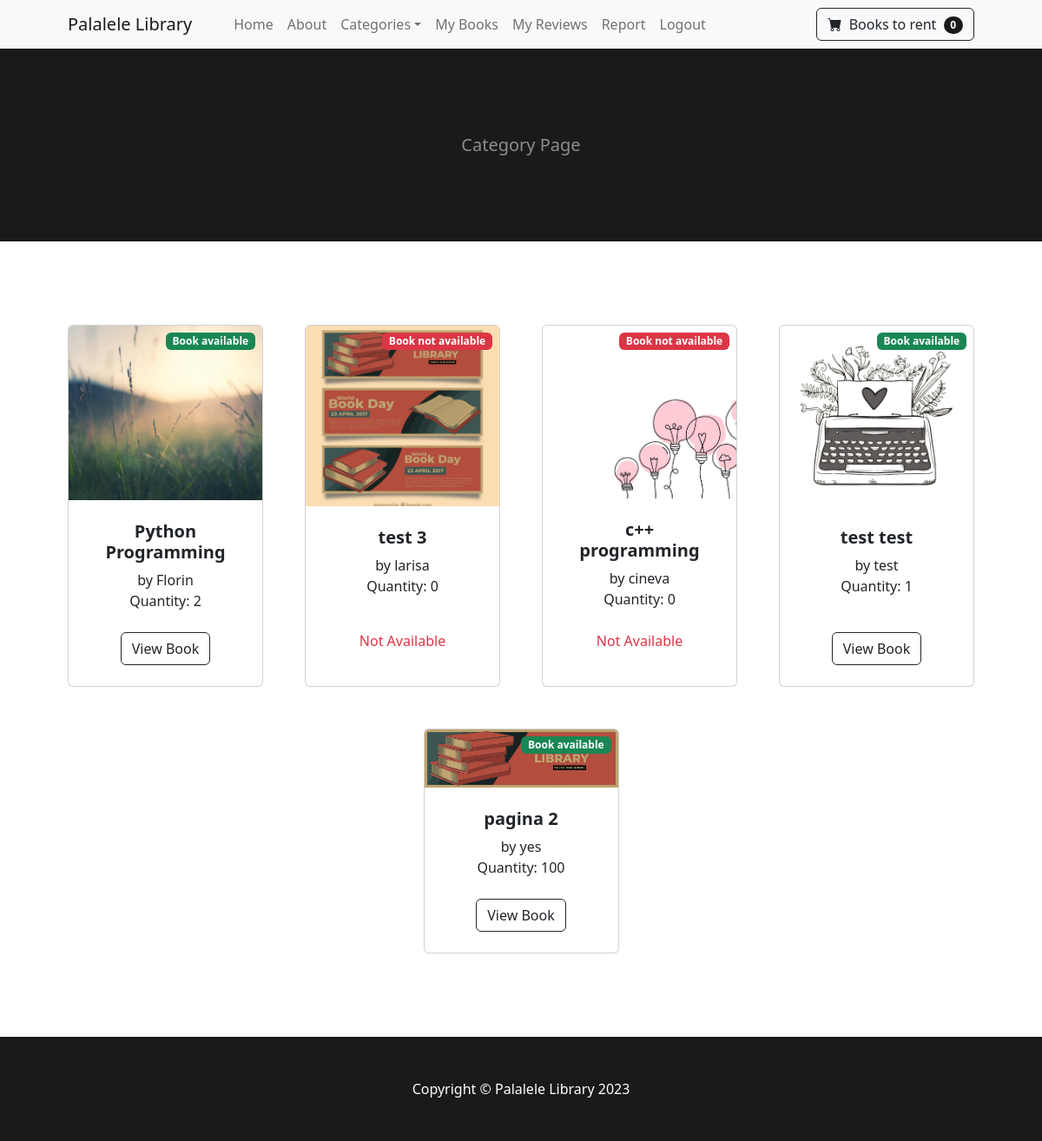
The page /category/test 1 (signed in) on the database as committed earlier.
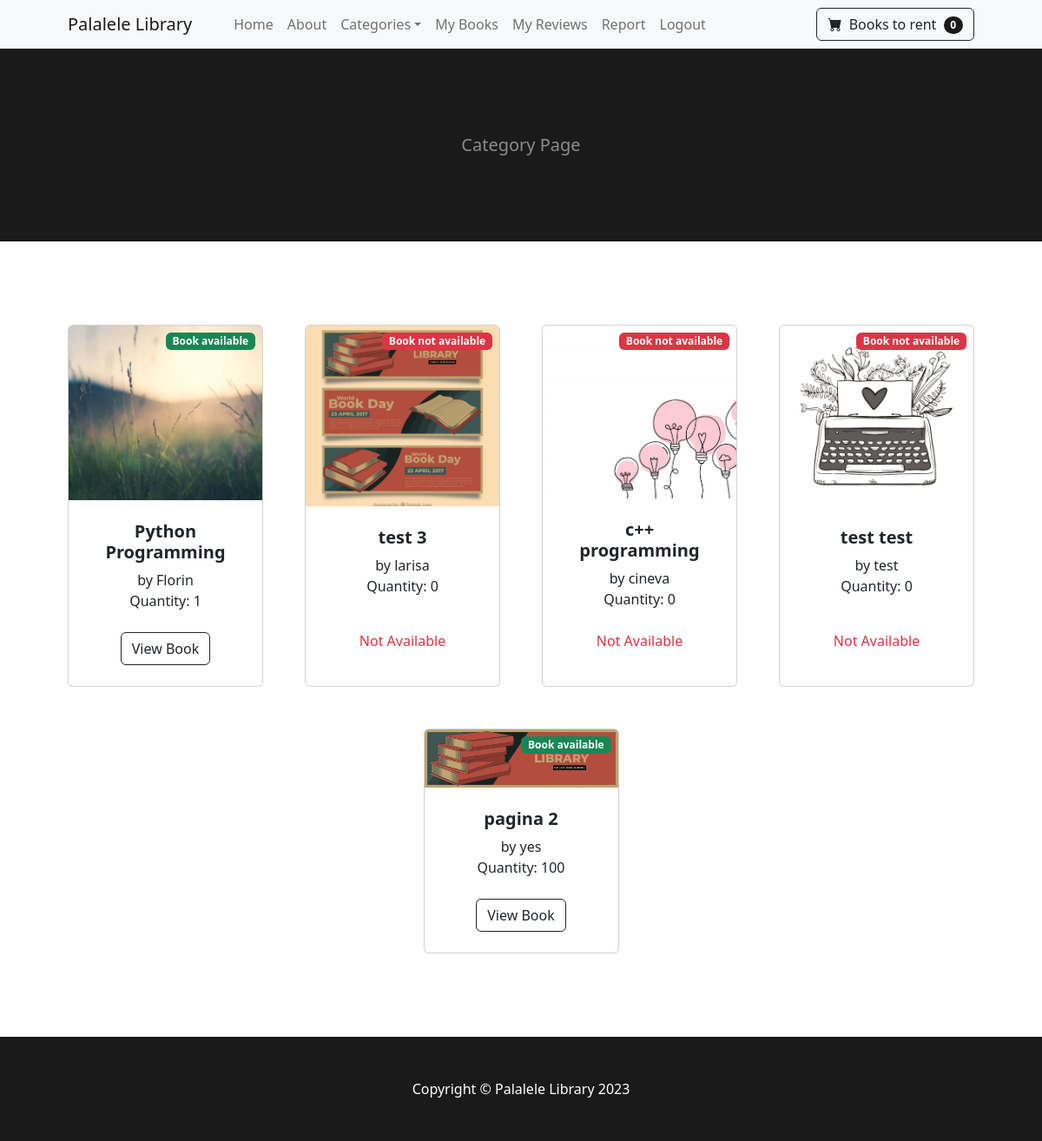
The same page on the database as committed later.
### library/models.py (models this page shows, shortened)
class Book(models.Model):
    title = models.CharField(max_length=100)
    author = models.CharField(max_length=100)
    description = models.TextField(blank=True, null=True)
    category = models.ForeignKey(Category, on_delete=models.CASCADE, blank=True, null=True)
    image = models.ImageField(upload_to='uploads/book/')
    quantity = models.PositiveIntegerField(default=1)

### library/views.py (the view)
# urls.py: path('category/<str:foo>', CategoryView.as_view(), name='category'),
class CategoryView(TemplateView):
    template_name = 'category.html'
    @method_decorator(login_required)
    def dispatch(self, *args, **kwargs):
        return super().dispatch(*args, **kwargs)
    def get(self, request, *args, **kwargs):
        category_name = kwargs.get('foo').replace('-', ' ')
        try:
            category = Category.objects.get(name=category_name)
            books = Book.objects.filter(category=category)
            return render(request, self.template_name, {'books': books})
        except Category.DoesNotExist:
            messages.error(request, 'That category does not exist')
            return redirect('home')

### cart/cart.py (called while the page is built)
    def __len__(self):
        return len(self.cart)

### cart/context_processors.py (called while the page is built)
def cart(request):
    return { 'cart': Cart(request) }

### library/context_processors.py (called while the page is built)
def navbar_content(request):
    categories = Category.objects.all()
    return {'categories': categories}

### library/templates/category.html (shortened to what this page needs)
{% extends 'base.html' %}
{% block content %}
    <header class="bg-dark py-5">
        <div class="container px-4 px-lg-5 my-5">
            <div class="text-center text-white">
                <p class="lead fw-normal text-white-50 mb-0">Category Page</p>
            </div>
        </div>
    </header>
    <section class="py-5">
        <div class="container px-4 px-lg-5 mt-5">
            <div class="row gx-4 gx-lg-5 row-cols-2 row-cols-md-3 row-cols-xl-4 justify-content-center">
            {% for book in books %}
                <div class="col mb-5">
                    <div class="card h-100">
                        <div class="image-container-card">
                            <img class="card-img-top custom-image-card" src="{{ book.image.url }}" alt="..." />
                        </div>
                        <div class="card-body p-4">
                            <div class="text-center">
                                <h5 class="fw-bolder">{{ book.title }}</h5>
                                by {{ book.author }}
                                <div>Quantity: {{ book.quantity }}</div>
                            </div>
                        </div>
                        {% if book.quantity > 0 %}
                            <div class="badge bg-success text-white position-absolute" style="top: 0.5rem; right: 0.5rem">Book available</div>
                            <div class="card-footer p-4 pt-0 border-top-0 bg-transparent">
                                <div class="text-center">
                                    <a class="btn btn-outline-dark mt-auto" href="{% url 'book' book.id %}">View Book</a>
                                </div>
                            </div>
                        {% else %}
                            <div class="badge bg-danger text-white position-absolute" style="top: 0.5rem; right: 0.5rem">Book not available</div>
                            <div class="card-footer p-4 pt-0 border-top-0 bg-transparent">
                                <div class="text-center">
                                    <p class="text-danger">Not Available</p>
                                </div>
                            </div>
                        {% endif %}
                    </div>
                </div>
            {% endfor %}
            </div>
        </div>
    </section>
{% endblock %}

Rows that differ between the two databases and show on the page:
changed Book "Python Programming": quantity "2" → "1"
changed Book "test test": quantity "1" → "0"; quantity "Book available View Book" → "Book not available Not Available"
